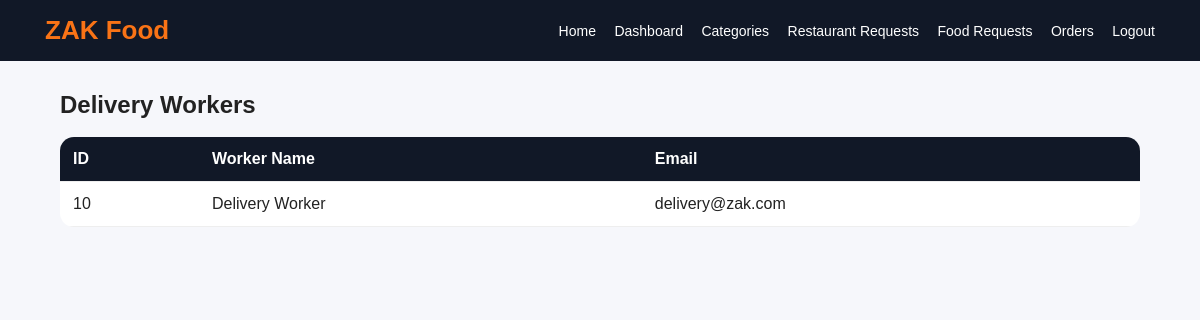
The page /admin/delivery_workers.php (signed in) on the database its author committed.
### tables this page shows
CREATE TABLE users (
    id INT AUTO_INCREMENT PRIMARY KEY,
    name VARCHAR(100) NOT NULL,
    email VARCHAR(100) UNIQUE NOT NULL,
    password VARCHAR(255) NOT NULL,
    role ENUM('admin', 'vendor', 'customer', 'delivery') NOT NULL,
    phone VARCHAR(30),
    profile_image VARCHAR(255),
    is_approved TINYINT DEFAULT 1,
    created_at TIMESTAMP DEFAULT CURRENT_TIMESTAMP
);

### admin/delivery_workers.php (the view, shortened to what this page needs)
<?php
require_once '../includes/auth.php';
$workers = mysqli_query($conn, "SELECT * FROM users WHERE role = 'delivery' ORDER BY id DESC");
include '../includes/header.php';
?>
<div class="container">
    <h2>Delivery Workers</h2>
    <br>
    <table>
        <tr>
            <th>ID</th>
            <th>Worker Name</th>
            <th>Email</th>
        </tr>
        <?php while ($worker = mysqli_fetch_assoc($workers)): ?>
            <tr>
                <td><?php echo $worker['id']; ?></td>
                <td><?php echo htmlspecialchars($worker['name']); ?></td>
                <td><?php echo htmlspecialchars($worker['email']); ?></td>
            </tr>
        <?php endwhile; ?>
    </table>
</div>
<?php include '../includes/footer.php'; ?>

### assets/css/style.css (style rules this page uses)
* { margin: 0; padding: 0; box-sizing: border-box; font-family: Arial, sans-serif; }
body { background: #f6f7fb; color: #222; }
.container { width: 90%; margin: 30px auto; }
table { width: 100%; background: white; border-collapse: collapse; border-radius: 14px; overflow: hidden; }
th, td { padding: 13px; border-bottom: 1px solid #eee; text-align: left; vertical-align: top; }
th { background: #111827; color: white; }

### rows shown on the page
users: id "10", name "Delivery Worker", email "delivery@zak.com"
